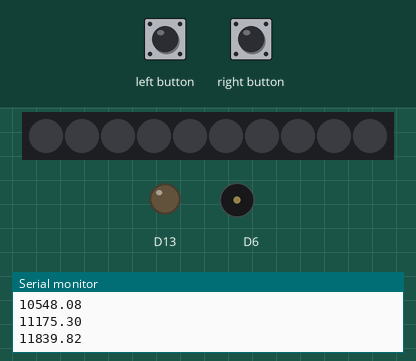
Bench run of a sketch on a simulated Adafruit Circuit Playground Express. On the bench: 10 RGB LEDs in strip order, left to right, output pins drawn as LEDs (lit = HIGH), buzzer (waves = sounding), the last lines printed to the serial monitor. The inputs (shaded band) are chosen by the test bench. Random numbers use the default seed unless the sketch sets one.

Above: at 1.2 s.
1.3 s: left button pressed for 0.15 s
At 3.6 s:
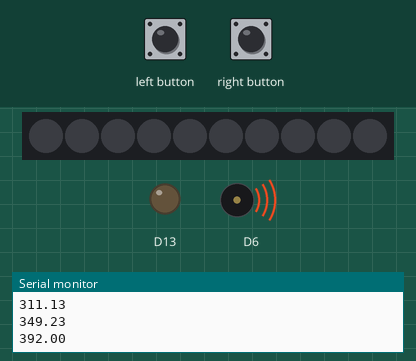
4.4 s: right button pressed for 0.15 s
Timing chart, 0 to 13.2 s (numbered marks = the images above; inputs shaded):
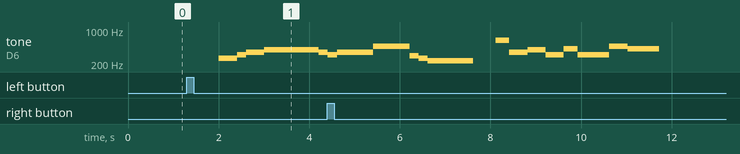

Measured:
- after the input at 1.3 s, tone on D6: plays 261 Hz for 0.40 s, 311 Hz for 0.20 s, 349 Hz for 0.40 s, 391 Hz for 1.2 s, 349 Hz for 0.19 s, starting after 0.71 s

The sketch:

puzzle_05.ino
```cpp
//Create a program so that one melody plays when button A is pressed, and other plays when button B is pressed

#include <AsyncDelay.h>
#include <Adafruit_CircuitPlayground.h>

float midi[127];
int A_four = 440;
int eflat_major[8] = {63, 65, 67, 68, 70, 72, 73, 75};

int buttonA = 4;
int buttonB = 5;
volatile bool buttonFlagA = 0;
volatile bool buttonFlagB = 0;

void generateMIDI()
{
  for (int x = 0; x < 127; ++x)
  {
    midi[x] = (A_four / 32.0) * pow(2.0, ((x - 9.0) / 12.0));
    Serial.println(midi[x]);
  }
}

void melodyA() {
  buttonFlagA = !buttonFlagA;
}

void melodyB() {
  buttonFlagB = !buttonFlagB;
}

int song[12][2] = {
    {60, 400},
    {63, 200},
    {65, 400},
    {67, 200},
    {67, 1000},
    {65, 200},
    {63, 200},
    {65, 800},
    {70, 800},
    {62, 200},
    {60, 200},
    {58, 1000},
  };

void setup() {
  Serial.begin(9600);
  while(!Serial);
  CircuitPlayground.begin();
  generateMIDI();
  pinMode(buttonA, INPUT_PULLDOWN);
  pinMode(buttonB, INPUT_PULLDOWN);
  attachInterrupt(digitalPinToInterrupt(buttonA), melodyA, FALLING);
  attachInterrupt(digitalPinToInterrupt(buttonB), melodyB, FALLING);
}

void loop() {

  if (buttonA) {
    //ISR changeMelody is called
  }
  if (buttonFlagA) {
  for(int i = 0; i < sizeof(song) / sizeof(song[0]); i++) // Calculate how many rows are in the array using: sizeof(song) / sizeof(song[0])
    {
    CircuitPlayground.playTone(midi[song[i][0]], song[i][1]);
    Serial.println(midi[song[i][0]]);
    delay(1);
    }
    buttonFlagA = 0;
  }

  delay(500);

  if (buttonB) {
    //ISR changeMelody is called
  }
  if (buttonFlagB) {
  int lengthOfEflat = sizeof(eflat_major) / sizeof(int);
  for(int i = 0; i < lengthOfEflat; i++)
    {
    int randomIndex = random(lengthOfEflat);
    int randomDur = random(2,8);
    CircuitPlayground.playTone(midi[eflat_major[randomIndex]], randomDur*100);
    Serial.println(midi[eflat_major[randomIndex]]);
    delay(1);
    }
    buttonFlagB = 0;
  }
  delay(500);
}
```
